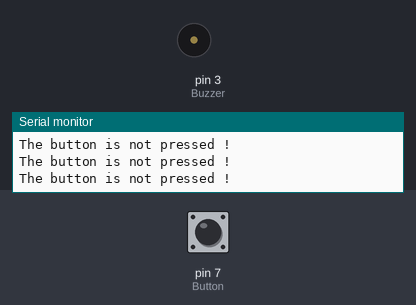
A sketch run on a simulated Arduino Uno, built with avr-gcc and run on an emulated ATmega328P. Parts: buzzer (waves = sounding, pin HIGH), the last lines printed to the serial monitor. The inputs (shaded band) are chosen by the test bench; at power-on: pin 7 (Button) HIGH.

Above: at 1.2 s.
1.3 s: pin 7 (Button) pulled LOW for 0.15 s
At 1.42 s:
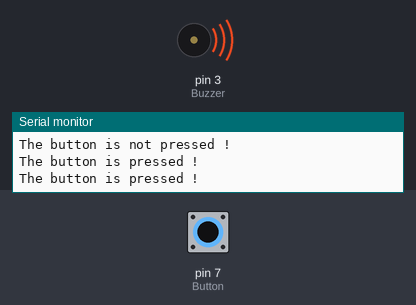
3.0 s: pin 7 (Button) pulled LOW for 1 s
At 4.3 s:
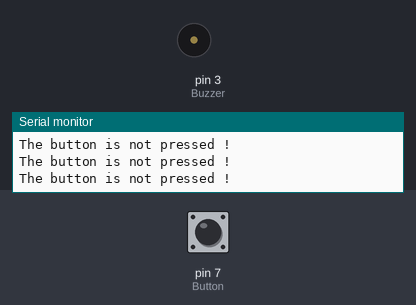
7.0 s: pin 7 (Button) pulsed LOW 2 times (0.12 s each, 0.3 s apart)
At 7.39 s:
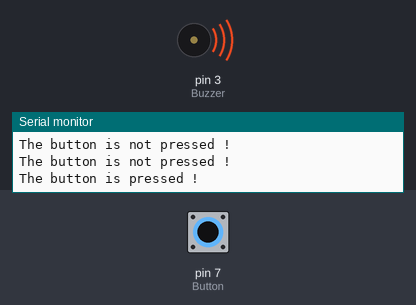
10.6 s: pin 7 (Button) driven LOW
At 11.4 s:
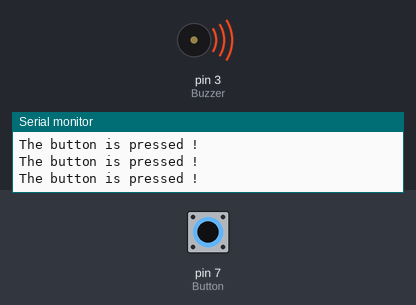
13.6 s: pin 7 (Button) driven HIGH
At 14.7 s:
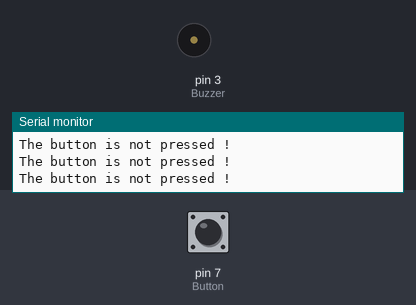
Timing chart, 0 to 16.6 s (numbered marks = the images above; inputs shaded):
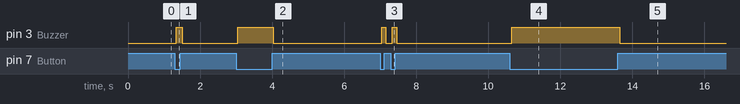

Measured:
- after the input at 1.3 s, pin 3 (Buzzer): LOW → HIGH after 0.05 s, → LOW 0.16 s later
- after the input at 3.0 s, pin 3 (Buzzer): LOW → HIGH at once, → LOW 0.99 s later
- after the input at 7.0 s, pin 3 (Buzzer): alternates HIGH for 0.12 s and LOW for 0.18 s, 4 changes in all, then stays LOW, starting at once
- after the input at 10.6 s, pin 3 (Buzzer): LOW → HIGH after 0.06 s
- after the input at 13.6 s, pin 3 (Buzzer): HIGH → LOW after 0.05 s

The sketch:

Button_buzzer.ino
```cpp
int Button = 7;
int Buzzer = 3;

void setup() {
  pinMode(Buzzer, OUTPUT);
  pinMode(Button, INPUT_PULLUP);
  Serial.begin(9600);

}

void loop() {
 int buttonState = digitalRead(Button);

 if(buttonState == LOW)
 {
  Serial.println("The button is pressed !");
  digitalWrite(Buzzer, HIGH);

 }
 else
 {
 Serial.println("The button is not pressed !");
  digitalWrite(Buzzer, LOW);

 }

}
```
